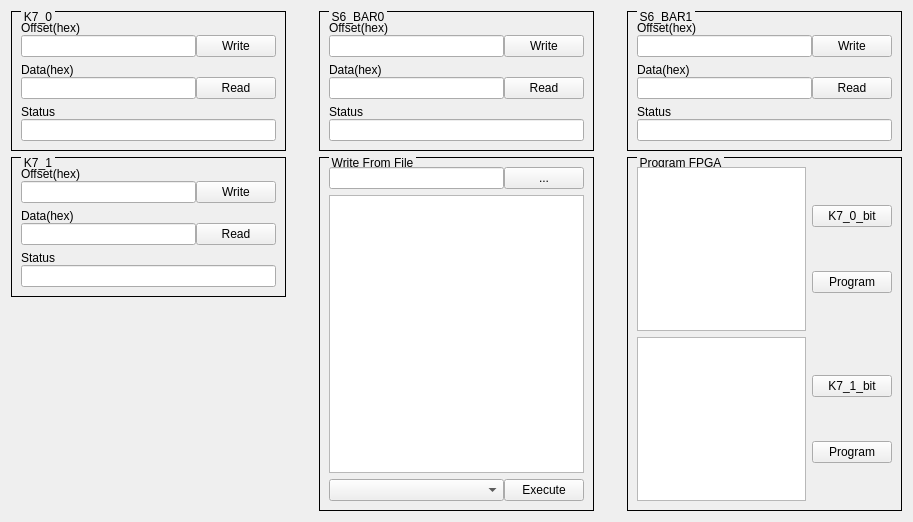
<?xml version="1.0" encoding="UTF-8"?>
<ui version="4.0">
 <class>Q_StarPoint_SP9500_FPGA_Widget</class>
 <widget class="QWidget" name="Q_StarPoint_SP9500_FPGA_Widget">
  <property name="geometry">
   <rect>
    <x>0</x>
    <y>0</y>
    <width>913</width>
    <height>522</height>
   </rect>
  </property>
  <property name="windowTitle">
   <string>Dialog</string>
  </property>
  <layout class="QHBoxLayout" name="horizontalLayout_13" stretch="10,1,10,1,10">
   <item>
    <layout class="QVBoxLayout" name="verticalLayout_6" stretch="0,0,1">
     <item>
      <widget class="QGroupBox" name="groupBox">
       <property name="styleSheet">
        <string notr="true">QGroupBox{ border:1px solid black; margin-top:0.5ex; }
QGroupBox::title { subcontrol-origin:margin; subcontrol-position:top left; top:-1px; left:10px; margin-left: 0px; padding:0 1px; }</string>
       </property>
       <property name="title">
        <string>K7_0</string>
       </property>
       <layout class="QVBoxLayout" name="verticalLayout_4">
        <item>
         <layout class="QVBoxLayout" name="verticalLayout">
          <property name="spacing">
           <number>0</number>
          </property>
          <item>
           <widget class="QLabel" name="label">
            <property name="text">
             <string>Offset(hex)</string>
            </property>
           </widget>
          </item>
          <item>
           <layout class="QHBoxLayout" name="horizontalLayout" stretch="5,1">
            <property name="spacing">
             <number>0</number>
            </property>
            <item>
             <widget class="QLineEdit" name="lineEditOffsetK7_0"/>
            </item>
            <item>
             <widget class="QPushButton" name="pushButtonWriteK7_0">
              <property name="text">
               <string>Write</string>
              </property>
             </widget>
            </item>
           </layout>
          </item>
         </layout>
        </item>
        <item>
         <layout class="QVBoxLayout" name="verticalLayout_2">
          <property name="spacing">
           <number>0</number>
          </property>
          <item>
           <widget class="QLabel" name="label_2">
            <property name="text">
             <string>Data(hex)</string>
            </property>
           </widget>
          </item>
          <item>
           <layout class="QHBoxLayout" name="horizontalLayout_2" stretch="5,1">
            <property name="spacing">
             <number>0</number>
            </property>
            <item>
             <widget class="QLineEdit" name="lineEditDataK7_0"/>
            </item>
            <item>
             <widget class="QPushButton" name="pushButtonReadK7_0">
              <property name="text">
               <string>Read</string>
              </property>
             </widget>
            </item>
           </layout>
          </item>
         </layout>
        </item>
        <item>
         <layout class="QVBoxLayout" name="verticalLayout_3">
          <property name="spacing">
           <number>0</number>
          </property>
          <item>
           <widget class="QLabel" name="label_3">
            <property name="text">
             <string>Status</string>
            </property>
           </widget>
          </item>
          <item>
           <widget class="QLineEdit" name="lineEditStatusK7_0">
            <property name="readOnly">
             <bool>true</bool>
            </property>
           </widget>
          </item>
         </layout>
        </item>
       </layout>
      </widget>
     </item>
     <item>
      <widget class="QGroupBox" name="groupBox_2">
       <property name="styleSheet">
        <string notr="true">QGroupBox{ border:1px solid black; margin-top:0.5ex; }
QGroupBox::title { subcontrol-origin:margin; subcontrol-position:top left; top:-1px; left:10px; margin-left: 0px; padding:0 1px; }</string>
       </property>
       <property name="title">
        <string>K7_1</string>
       </property>
       <layout class="QVBoxLayout" name="verticalLayout_5">
        <item>
         <layout class="QVBoxLayout" name="verticalLayout_8">
          <property name="spacing">
           <number>0</number>
          </property>
          <item>
           <widget class="QLabel" name="label_4">
            <property name="text">
             <string>Offset(hex)</string>
            </property>
           </widget>
          </item>
          <item>
           <layout class="QHBoxLayout" name="horizontalLayout_3" stretch="5,1">
            <property name="spacing">
             <number>0</number>
            </property>
            <item>
             <widget class="QLineEdit" name="lineEditOffsetK7_1"/>
            </item>
            <item>
             <widget class="QPushButton" name="pushButtonWriteK7_1">
              <property name="text">
               <string>Write</string>
              </property>
             </widget>
            </item>
           </layout>
          </item>
         </layout>
        </item>
        <item>
         <layout class="QVBoxLayout" name="verticalLayout_9">
          <property name="spacing">
           <number>0</number>
          </property>
          <item>
           <widget class="QLabel" name="label_5">
            <property name="text">
             <string>Data(hex)</string>
            </property>
           </widget>
          </item>
          <item>
           <layout class="QHBoxLayout" name="horizontalLayout_4" stretch="5,1">
            <property name="spacing">
             <number>0</number>
            </property>
            <item>
             <widget class="QLineEdit" name="lineEditDataK7_1"/>
            </item>
            <item>
             <widget class="QPushButton" name="pushButtonReadK7_1">
              <property name="text">
               <string>Read</string>
              </property>
             </widget>
            </item>
           </layout>
          </item>
         </layout>
        </item>
        <item>
         <layout class="QVBoxLayout" name="verticalLayout_10">
          <property name="spacing">
           <number>0</number>
          </property>
          <item>
           <widget class="QLabel" name="label_6">
            <property name="text">
             <string>Status</string>
            </property>
           </widget>
          </item>
          <item>
           <widget class="QLineEdit" name="lineEditStatusK7_1">
            <property name="readOnly">
             <bool>true</bool>
            </property>
           </widget>
          </item>
         </layout>
        </item>
       </layout>
      </widget>
     </item>
     <item>
      <spacer name="verticalSpacer">
       <property name="orientation">
        <enum>Qt::Vertical</enum>
       </property>
       <property name="sizeHint" stdset="0">
        <size>
         <width>20</width>
         <height>40</height>
        </size>
       </property>
      </spacer>
     </item>
    </layout>
   </item>
   <item>
    <spacer name="horizontalSpacer">
     <property name="orientation">
      <enum>Qt::Horizontal</enum>
     </property>
     <property name="sizeHint" stdset="0">
      <size>
       <width>24</width>
       <height>20</height>
      </size>
     </property>
    </spacer>
   </item>
   <item>
    <layout class="QVBoxLayout" name="verticalLayout_12" stretch="0,1">
     <item>
      <widget class="QGroupBox" name="groupBox_3">
       <property name="styleSheet">
        <string notr="true">QGroupBox{ border:1px solid black; margin-top:0.5ex; }
QGroupBox::title { subcontrol-origin:margin; subcontrol-position:top left; top:-1px; left:10px; margin-left: 0px; padding:0 1px; }</string>
       </property>
       <property name="title">
        <string>S6_BAR0</string>
       </property>
       <layout class="QVBoxLayout" name="verticalLayout_7">
        <item>
         <layout class="QVBoxLayout" name="verticalLayout_13">
          <property name="spacing">
           <number>0</number>
          </property>
          <item>
           <widget class="QLabel" name="label_7">
            <property name="text">
             <string>Offset(hex)</string>
            </property>
           </widget>
          </item>
          <item>
           <layout class="QHBoxLayout" name="horizontalLayout_5" stretch="5,1">
            <property name="spacing">
             <number>0</number>
            </property>
            <item>
             <widget class="QLineEdit" name="lineEditOffsetS6_BAR0"/>
            </item>
            <item>
             <widget class="QPushButton" name="pushButtonWriteS6_BAR0">
              <property name="text">
               <string>Write</string>
              </property>
             </widget>
            </item>
           </layout>
          </item>
         </layout>
        </item>
        <item>
         <layout class="QVBoxLayout" name="verticalLayout_14">
          <property name="spacing">
           <number>0</number>
          </property>
          <item>
           <widget class="QLabel" name="label_8">
            <property name="text">
             <string>Data(hex)</string>
            </property>
           </widget>
          </item>
          <item>
           <layout class="QHBoxLayout" name="horizontalLayout_6" stretch="5,1">
            <property name="spacing">
             <number>0</number>
            </property>
            <item>
             <widget class="QLineEdit" name="lineEditDataS6_BAR0"/>
            </item>
            <item>
             <widget class="QPushButton" name="pushButtonReadS6_BAR0">
              <property name="text">
               <string>Read</string>
              </property>
             </widget>
            </item>
           </layout>
          </item>
         </layout>
        </item>
        <item>
         <layout class="QVBoxLayout" name="verticalLayout_15">
          <property name="spacing">
           <number>0</number>
          </property>
          <item>
           <widget class="QLabel" name="label_9">
            <property name="text">
             <string>Status</string>
            </property>
           </widget>
          </item>
          <item>
           <widget class="QLineEdit" name="lineEditStatusS6_BAR0">
            <property name="readOnly">
             <bool>true</bool>
            </property>
           </widget>
          </item>
         </layout>
        </item>
       </layout>
      </widget>
     </item>
     <item>
      <widget class="QGroupBox" name="groupBox_4">
       <property name="styleSheet">
        <string notr="true">QGroupBox{ border:1px solid black; margin-top:0.5ex; }
QGroupBox::title { subcontrol-origin:margin; subcontrol-position:top left; top:-1px; left:10px; margin-left: 0px; padding:0 1px; }</string>
       </property>
       <property name="title">
        <string>Write From File</string>
       </property>
       <layout class="QVBoxLayout" name="verticalLayout_11">
        <item>
         <layout class="QHBoxLayout" name="horizontalLayout_9" stretch="1,0">
          <property name="spacing">
           <number>0</number>
          </property>
          <item>
           <widget class="QLineEdit" name="lineEdit_13"/>
          </item>
          <item>
           <widget class="QPushButton" name="pushButton">
            <property name="text">
             <string>...</string>
            </property>
           </widget>
          </item>
         </layout>
        </item>
        <item>
         <widget class="QTextEdit" name="textEdit">
          <property name="readOnly">
           <bool>true</bool>
          </property>
         </widget>
        </item>
        <item>
         <layout class="QHBoxLayout" name="horizontalLayout_10" stretch="1,0">
          <property name="spacing">
           <number>0</number>
          </property>
          <item>
           <widget class="QComboBox" name="comboBox"/>
          </item>
          <item>
           <widget class="QPushButton" name="pushButton_2">
            <property name="text">
             <string>Execute</string>
            </property>
           </widget>
          </item>
         </layout>
        </item>
       </layout>
      </widget>
     </item>
    </layout>
   </item>
   <item>
    <spacer name="horizontalSpacer_2">
     <property name="orientation">
      <enum>Qt::Horizontal</enum>
     </property>
     <property name="sizeHint" stdset="0">
      <size>
       <width>24</width>
       <height>20</height>
      </size>
     </property>
    </spacer>
   </item>
   <item>
    <layout class="QVBoxLayout" name="verticalLayout_21" stretch="0,1">
     <item>
      <widget class="QGroupBox" name="groupBox_5">
       <property name="styleSheet">
        <string notr="true">QGroupBox{ border:1px solid black; margin-top:0.5ex; }
QGroupBox::title { subcontrol-origin:margin; subcontrol-position:top left; top:-1px; left:10px; margin-left: 0px; padding:0 1px; }</string>
       </property>
       <property name="title">
        <string>S6_BAR1</string>
       </property>
       <layout class="QVBoxLayout" name="verticalLayout_16">
        <item>
         <layout class="QVBoxLayout" name="verticalLayout_18">
          <property name="spacing">
           <number>0</number>
          </property>
          <item>
           <widget class="QLabel" name="label_10">
            <property name="text">
             <string>Offset(hex)</string>
            </property>
           </widget>
          </item>
          <item>
           <layout class="QHBoxLayout" name="horizontalLayout_7" stretch="5,1">
            <property name="spacing">
             <number>0</number>
            </property>
            <item>
             <widget class="QLineEdit" name="lineEditOffsetS6_BAR1"/>
            </item>
            <item>
             <widget class="QPushButton" name="pushButtonWriteS6_BAR1">
              <property name="text">
               <string>Write</string>
              </property>
             </widget>
            </item>
           </layout>
          </item>
         </layout>
        </item>
        <item>
         <layout class="QVBoxLayout" name="verticalLayout_19">
          <property name="spacing">
           <number>0</number>
          </property>
          <item>
           <widget class="QLabel" name="label_11">
            <property name="text">
             <string>Data(hex)</string>
            </property>
           </widget>
          </item>
          <item>
           <layout class="QHBoxLayout" name="horizontalLayout_8" stretch="5,1">
            <property name="spacing">
             <number>0</number>
            </property>
            <item>
             <widget class="QLineEdit" name="lineEditDataS6_BAR1"/>
            </item>
            <item>
             <widget class="QPushButton" name="pushButtonReadS6_BAR1">
              <property name="text">
               <string>Read</string>
              </property>
             </widget>
            </item>
           </layout>
          </item>
         </layout>
        </item>
        <item>
         <layout class="QVBoxLayout" name="verticalLayout_20">
          <property name="spacing">
           <number>0</number>
          </property>
          <item>
           <widget class="QLabel" name="label_12">
            <property name="text">
             <string>Status</string>
            </property>
           </widget>
          </item>
          <item>
           <widget class="QLineEdit" name="lineEditStatusS6_BAR1">
            <property name="readOnly">
             <bool>true</bool>
            </property>
           </widget>
          </item>
         </layout>
        </item>
       </layout>
      </widget>
     </item>
     <item>
      <widget class="QGroupBox" name="groupBox_6">
       <property name="styleSheet">
        <string notr="true">QGroupBox{ border:1px solid black; margin-top:0.5ex; }
QGroupBox::title { subcontrol-origin:margin; subcontrol-position:top left; top:-1px; left:10px; margin-left: 0px; padding:0 1px; }</string>
       </property>
       <property name="title">
        <string>Program FPGA</string>
       </property>
       <layout class="QVBoxLayout" name="verticalLayout_17">
        <item>
         <layout class="QHBoxLayout" name="horizontalLayout_11">
          <item>
           <widget class="QTextEdit" name="lineEditPathK7_0"/>
          </item>
          <item>
           <layout class="QVBoxLayout" name="verticalLayout_22">
            <item>
             <widget class="QPushButton" name="pushButtonSetPathK7_0">
              <property name="text">
               <string>K7_0_bit</string>
              </property>
             </widget>
            </item>
            <item>
             <widget class="QPushButton" name="pushButtonProgramK7_0">
              <property name="text">
               <string>Program</string>
              </property>
             </widget>
            </item>
           </layout>
          </item>
         </layout>
        </item>
        <item>
         <layout class="QHBoxLayout" name="horizontalLayout_12">
          <item>
           <widget class="QTextEdit" name="lineEditPathK7_1"/>
          </item>
          <item>
           <layout class="QVBoxLayout" name="verticalLayout_23">
            <item>
             <widget class="QPushButton" name="pushButtonSetPathK7_1">
              <property name="text">
               <string>K7_1_bit</string>
              </property>
             </widget>
            </item>
            <item>
             <widget class="QPushButton" name="pushButtonProgramK7_1">
              <property name="text">
               <string>Program</string>
              </property>
             </widget>
            </item>
           </layout>
          </item>
         </layout>
        </item>
       </layout>
      </widget>
     </item>
    </layout>
   </item>
  </layout>
 </widget>
 <resources/>
 <connections/>
</ui>
